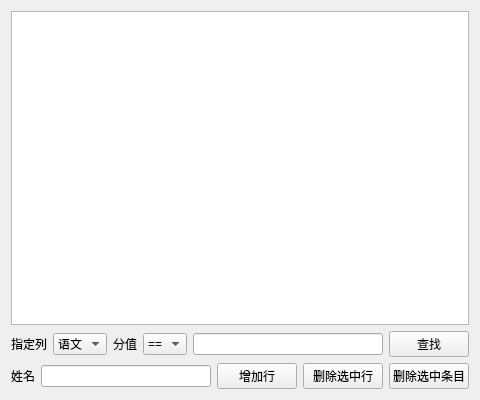
<?xml version="1.0" encoding="UTF-8"?>
<ui version="4.0">
 <class>Widget</class>
 <widget class="QWidget" name="Widget">
  <property name="geometry">
   <rect>
    <x>0</x>
    <y>0</y>
    <width>480</width>
    <height>400</height>
   </rect>
  </property>
  <property name="windowTitle">
   <string>Widget</string>
  </property>
  <layout class="QVBoxLayout" name="verticalLayout">
   <item>
    <widget class="QTableWidget" name="tableWidget"/>
   </item>
   <item>
    <layout class="QHBoxLayout" name="horizontalLayout">
     <item>
      <widget class="QLabel" name="label">
       <property name="text">
        <string>指定列</string>
       </property>
      </widget>
     </item>
     <item>
      <widget class="QComboBox" name="comboBoxColumns">
       <item>
        <property name="text">
         <string>语文</string>
        </property>
       </item>
       <item>
        <property name="text">
         <string>数学</string>
        </property>
       </item>
       <item>
        <property name="text">
         <string>英语</string>
        </property>
       </item>
       <item>
        <property name="text">
         <string>物理</string>
        </property>
       </item>
      </widget>
     </item>
     <item>
      <widget class="QLabel" name="label_2">
       <property name="text">
        <string>分值</string>
       </property>
      </widget>
     </item>
     <item>
      <widget class="QComboBox" name="comboBoxCompares">
       <item>
        <property name="text">
         <string>==</string>
        </property>
       </item>
       <item>
        <property name="text">
         <string>&lt;=</string>
        </property>
       </item>
       <item>
        <property name="text">
         <string>&gt;=</string>
        </property>
       </item>
      </widget>
     </item>
     <item>
      <widget class="QLineEdit" name="lineEditFindText"/>
     </item>
     <item>
      <widget class="QPushButton" name="btnFind">
       <property name="text">
        <string>查找</string>
       </property>
      </widget>
     </item>
    </layout>
   </item>
   <item>
    <layout class="QHBoxLayout" name="horizontalLayout_2">
     <item>
      <widget class="QLabel" name="label_3">
       <property name="text">
        <string>姓名</string>
       </property>
      </widget>
     </item>
     <item>
      <widget class="QLineEdit" name="lineEditName"/>
     </item>
     <item>
      <widget class="QPushButton" name="btnAddLines">
       <property name="text">
        <string>增加行</string>
       </property>
      </widget>
     </item>
     <item>
      <widget class="QPushButton" name="btnDelLines">
       <property name="text">
        <string>删除选中行</string>
       </property>
      </widget>
     </item>
     <item>
      <widget class="QPushButton" name="btnDesSelectedItems">
       <property name="text">
        <string>删除选中条目</string>
       </property>
      </widget>
     </item>
    </layout>
   </item>
  </layout>
 </widget>
 <resources/>
 <connections/>
</ui>
